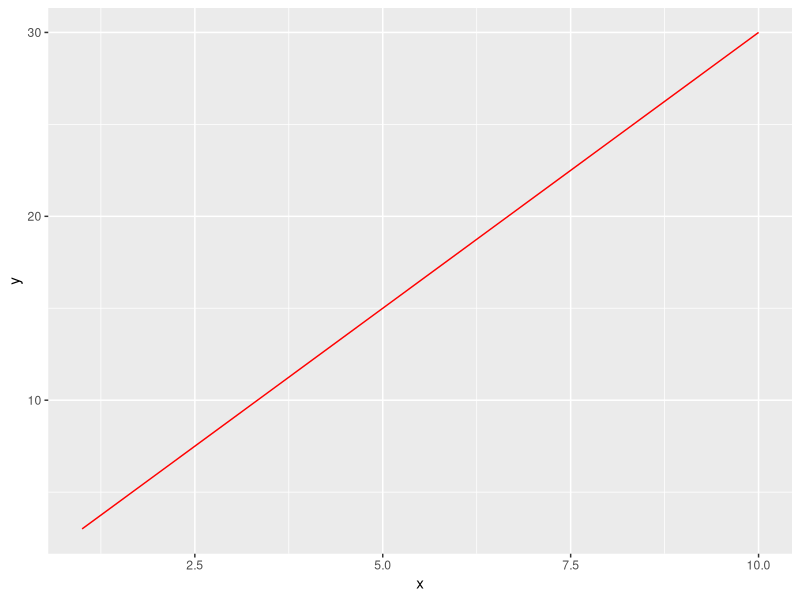
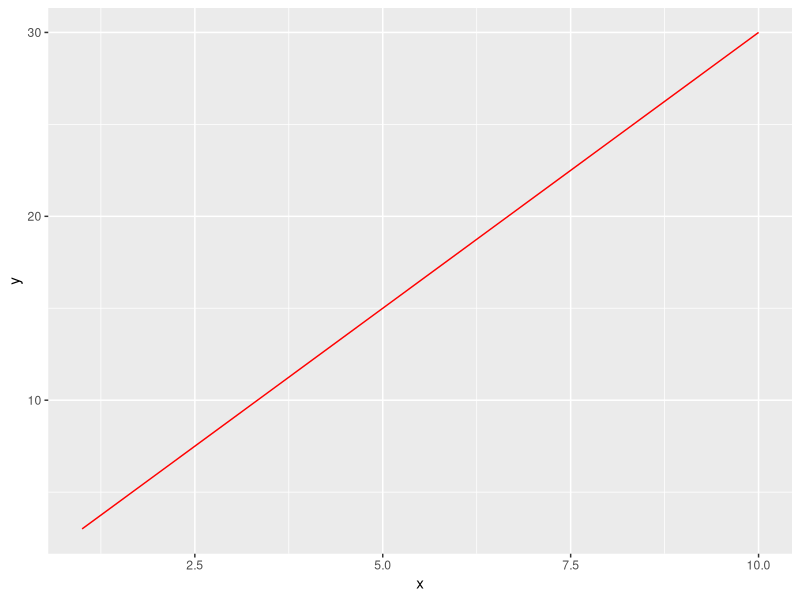

Source code (R) for these figures, in order:
library(ggplot2)

data <- data.frame(x=1:10, y=(1:10)*3)

ggplot(data, aes(x = x, y = y))+
  geom_line(color='red')
ggsave("example.png", width = 7, height = 5)
